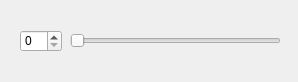
<?xml version="1.0" encoding="UTF-8"?>
<ui version="4.0">
 <class>MyWidget</class>
 <widget class="QWidget" name="MyWidget">
  <property name="geometry">
   <rect>
    <x>0</x>
    <y>0</y>
    <width>298</width>
    <height>82</height>
   </rect>
  </property>
  <property name="windowTitle">
   <string>Form</string>
  </property>
  <widget class="QSpinBox" name="spinBox">
   <property name="geometry">
    <rect>
     <x>20</x>
     <y>30</y>
     <width>42</width>
     <height>22</height>
    </rect>
   </property>
  </widget>
  <widget class="QSlider" name="horizontalSlider">
   <property name="geometry">
    <rect>
     <x>70</x>
     <y>30</y>
     <width>211</width>
     <height>21</height>
    </rect>
   </property>
   <property name="orientation">
    <enum>Qt::Horizontal</enum>
   </property>
  </widget>
 </widget>
 <resources/>
 <connections/>
</ui>
